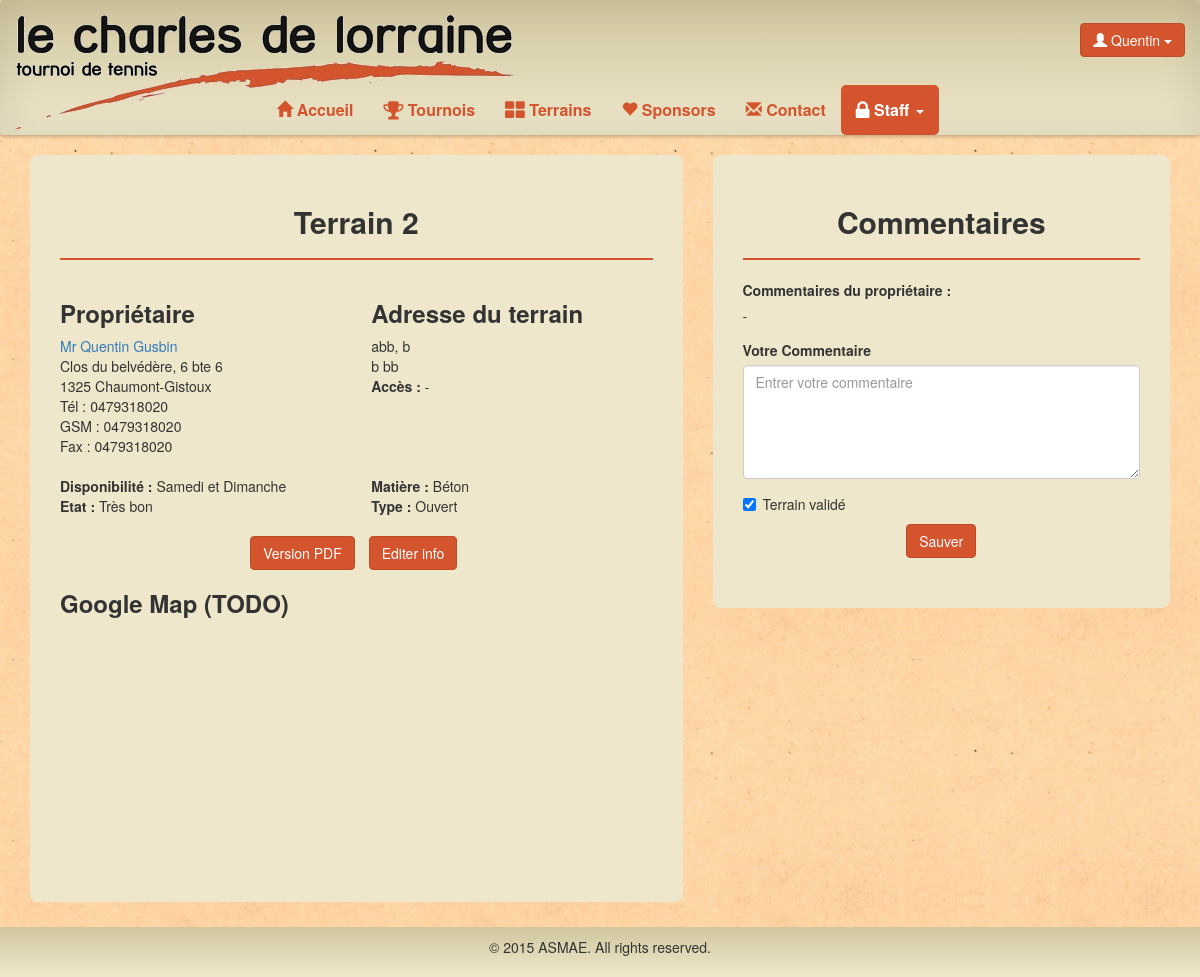
/tennis/staff/terrains/2 (signed in), run on the app's committed database.
### tennis/models.py (models this page shows, shortened)
class Court(models.Model):
	id = models.AutoField(primary_key=True, verbose_name='ID')
	rue = models.CharField(max_length=100 , verbose_name='Rue')
	numero = models.CharField(max_length=10, verbose_name='Numéro')
	boite = models.CharField(max_length=10,null=True, blank=True)
	codepostal = models.CharField(max_length=10, verbose_name='Code postal')
	localite = models.CharField(max_length=30, verbose_name='Localité')
	acces = models.TextField(null=True,blank=True)
	matiere = models.ForeignKey(CourtSurface, verbose_name='Surface')
	type = models.ForeignKey(CourtType, verbose_name='Type')
	dispoSamedi = models.BooleanField(default=False, verbose_name='Dispo samedi')
	dispoDimanche = models.BooleanField(default=False, verbose_name='Dispo dimanche')
	etat = models.ForeignKey(CourtState, verbose_name='Etat')
	commentaire = models.TextField(null=True, blank=True)
	commentaireStaff = models.TextField(null=True, blank=True)
	valide = models.BooleanField(default=False, verbose_name='Validé')
	user = models.ForeignKey(User, verbose_name='Utilisateur')
	class Meta:
		verbose_name = "Terrain"
		permissions = (
			("Court", "Manage Court"),
		)

class Participant(models.Model):
	user = models.OneToOneField(User,null=True)
	titre = models.CharField(max_length=5)
	nom = models.CharField(max_length=30)
	prenom = models.CharField(max_length=30, verbose_name="Prénom")
	rue = models.CharField(max_length=100)
	numero = models.CharField(max_length=10, verbose_name="Numéro")
	boite = models.CharField(max_length=10,null=True, blank=True)
	codepostal = models.CharField(max_length=10, verbose_name="Code postal")
	localite = models.CharField(max_length=30, verbose_name="Localité")
	telephone = models.CharField(max_length=30,null=True, blank=True, verbose_name="Téléphone")
	fax = models.CharField(max_length=30,null=True, blank=True)
	gsm = models.CharField(max_length=30,null=True)
	datenaissance = models.DateTimeField(null=True, verbose_name="Date de naissance")
	classement = models.CharField(max_length=10,null=True, blank=True)
	oldparticipant = models.BooleanField(default=False)
	isGroupLeader = models.BooleanField(default=False)
	isAccountActivated = models.BooleanField(default=True)
	class Meta:
		verbose_name = "Participant"
		permissions = (
			("User", "Manage User"),
			("Droit","Donner droit"),
		)

class CourtState(models.Model):
	nom = models.CharField(max_length=25, primary_key=True, verbose_name="Nom")
	def __str__(self):
		return self.nom
	class Meta:
		verbose_name = "Etat de court"

class CourtSurface(models.Model):
	nom = models.CharField(max_length=25, primary_key=True, verbose_name="Nom")
	def __str__(self):
		return self.nom
	class Meta:
		verbose_name = "Surface de court"

class CourtType(models.Model):
	nom = models.CharField(max_length=25, primary_key=True, verbose_name="Nom")
	def __str__(self):
		return self.nom
	class Meta:
		verbose_name = "Type de court"

### tennis/views.py (the view, shortened to what this page needs)
# urls.py: url(r'^staff/terrains/(\d+)$','validateTerrain'),
@permission_required('tennis.Court')
def validateTerrain(request, id):
	court = Court.objects.filter(id=id)[0]
	if request.user.is_authenticated():
		return render(request,'tennis/validateTerrain.html',locals())
	return redirect(reverse(home))

### tennis/templates/tennis/validateTerrain.html (shortened to what this page needs)
{% extends "tennis/staff.html" %}
{% block body %}
<div class="container">
	<div class="row">
		<div class="col-lg-7">
			<div class="content-box">
				<h2 class="center">Terrain {{ court.id }}</h2>
				<hr class="line">
				<div class="row">
					<div class="col-sm-6">
						<h3>Propriétaire</h3>
						<address>
							<a href="{% url "tennis.views.viewUser" court.user.username %}">{{ court.user.participant.titre }} {{ court.user.participant.prenom }} {{ court.user.participant.nom }}</a> <br>
							{{ court.user.participant.rue }}, {{ court.user.participant.numero }} {% if court.user.participant.boite %}
							bte {{ court.user.participant.boite }} {% endif %}<br>
							{{ court.user.participant.codepostal }} {{ court.user.participant.localite }}<br>
							Tél : {% if court.user.participant.telephone %}{{ court.user.participant.telephone }}{% else %} - {% endif %}<br>
							GSM : {% if court.user.participant.gsm %}{{ court.user.participant.gsm }}{% else %} - {% endif %} <br>
							Fax : {% if court.user.participant.fax %}{{ court.user.participant.fax }}{% else %} - {% endif %}<br>
         				 </address>
					</div>
					<div class="col-sm-6">
						<h3>Adresse du terrain</h3>
						<address>
					        {{ court.rue }}, {{ court.numero }}<br>
							{{ court.codepostal }} {{ court.localite }}<br>
							<b>Accès : </b> {% if court.acces %}{{ court.acces }}{% else %} - {% endif %} <br>
         				 </address>
					</div>
				</div>
				<div class="row">
					<div class="col-sm-6">
						<p>
							<b>Disponibilité : </b> {% if court.dispoSamedi and court.dispoDimanche %}Samedi et Dimanche{% elif court.dispoSamedi %}Samedi{% elif court.dispoDimanche %}Dimanche{% endif %} <br>
							<b>Etat : </b> {{ court.etat }}
						</p>
					</div>
					<div class="col-sm-6">
						<p>
							<b>Matière :</b> {{ court.matiere }} <br>
							<b>Type :</b> {{ court.type }}
						</p>
					</div>
				</div>
				<ul class="list-inline text-center" style="padding-top:10px">
				<li>
					<button onclick="location.href='{% url "tennis.views.terrainPDF" court.id %}';" class="btn btn-default center-block no-print">Version PDF</button>
				</li>
				<li>
					<button onClick="location.href='{% url "tennis.views.editTerrainStaff" court.id %}';" class="btn btn-default center-block no-print">Editer info</button>
				</li>
			</ul>
				<h3 >Google Map (TODO)</h3>
				<div id="map" style="height:225px;"></div>
			</div>
		</div>
		<div class="col-lg-5">
			<div class="content-box">
				<h2 class="center">Commentaires</h2>
				<hr class="line">
				<form role="form" method="post" action="{% url "tennis.views.validateTerrain" court.id %}">
			      <div class="form-group">
			      <label for="text">Commentaires du propriétaire : </label>
			      <p>{% if court.commentaire %}{{ court.commentaire }}{% else %} - {% endif %}</p>
			    </div>
			    <div class="form-group">
			      <label for="text">Votre Commentaire</label>
			      <textarea class="form-control" rows="5" name="message" placeholder="Entrer votre commentaire">{%if court.commentaireStaff %}{{ court.commentaireStaff }}{% endif %}</textarea>
			    </div>
			    <div class="checkbox ">
			      <label><input type="checkbox" name="valide" {% if court.valide %} checked {% endif %} > Terrain validé</label>
			    </div>
			    <button type="submit" class="btn btn-default center-block no-print">Sauver</button>
			  </form>
			</div>
		</div>
	</div>
</div>
{% endblock %}

### tennis/templates/tennis/base.html (shortened to what this page needs)
<!DOCTYPE html>
<html lang="fr">
<head>
    {% load static from staticfiles %}
  <link rel="stylesheet" type="text/css" href="{% static 'tennis/css/tennis.css' %}">
  <link rel="stylesheet" type="text/css" href="{% static 'tennis/css/gracket.css' %}">
  <link rel="stylesheet" href="http://maxcdn.bootstrapcdn.com/bootstrap/3.3.5/css/bootstrap.min.css">
  <link rel="stylesheet" href="https://maxcdn.bootstrapcdn.com/font-awesome/4.4.0/css/font-awesome.min.css">
</head>
<body>
      <nav class="effect6 navbar navbar-default" role="navigation">
        <div class="container-fluid">
          <div class="navbar-header" style="width:100%;">
            <a class="navbar-brand navbar-img" style="padding-bottom:70px;" href="{% url "tennis.views.home" %}"><img src="{% static 'tennis/img/logo.png' %}"></a>
            <div class="username btn-group pull-right navbar-btn">
              {% if user.is_authenticated %}
              <button class="btn btn-default dropdown-toggle" type="button" data-toggle="dropdown"><span class="glyphicon glyphicon-user" aria-hidden="true"></span> {{ user.username }}
                <span class="caret"></span></button>
              {% endif %}
            </div>
          </div>
          <div class="collapse navbar-collapse" id="bs-example-navbar-collapse-1">
            <ul class="nav navbar-nav">
              <li {% block nav-home %}{% endblock %}><a href="{% url "tennis.views.home" %}"><span class="glyphicon glyphicon-home" aria-hidden="true"></span> Accueil</a></li>
              {% if user.is_authenticated %}
              <li {% block nav-tournoi %}{% endblock %}><a href="{% url "tennis.views.tournoi" %}"><i class="fa fa-trophy fa-lg"></i> Tournois</a></li>
              <li {% block nav-terrain %}{% endblock %}><a href="{% url "tennis.views.terrain" %}"><i class="fa fa-th-large fa-lg"></i> Terrains</a></li>
              {% endif %}
              <li {% block nav-sponsors %}{% endblock %}><a href="{% url "tennis.views.sponsors" %}"><span class="glyphicon glyphicon-heart" aria-hidden="true"></span> Sponsors</a></li>
              <li {% block nav-contact %}{% endblock %}><a href="{% url "tennis.views.contact" %}"><span class="glyphicon glyphicon-envelope" aria-hidden="true"></span> Contact</a></li>
              {% if perms.auth.Pair or perms.tennis.Extra or perms.auth.User or perms.tennis.Court or perms.tennis.DoubleHommes or perms.tennis.DoubleFemmes or perms.tennis.DoubleMixte or perms.tennis.TournoiDesFamilles or  perms.auth.Droit %}
              <li {% block nav-staff %}class="dropdown"{% endblock %}><a class="dropdown-toggle" data-toggle="dropdown" href="#"><i class="fa fa-lock fa-lg"></i> Staff <span class="caret"></span></a>
              </li>
              {% endif %}
              </ul>
          </div>
        </div>
      </nav>
    <div class="demo">
      {% block body %}
     {% endblock %}
    </div>
    <div class="footer no-print" id="foot01"></div>
</body>
</html>

### tennis/static/tennis/css/tennis.css (style rules this page uses)
html { height: 100%; box-sizing: border-box; }
*, *:before, *:after { box-sizing: inherit; }
body { position: relative; margin: 0; padding-bottom: 6rem; min-height: 100%; font-family: "Helvetica Neue", Arial, sans-serif; }
body, html { background-image: url("../img/bg.jpg"); }
h1, h2, h3, h4, h5, h6 { font-weight: bold !important; }
nav { font-size: 16px; background-color: rgba(238, 231, 203, 1); background: -webkit-linear-gradient(top, rgba(209, 199, 159, 1) 0%, rgba(238, 231, 203, 1) 100%); background: linear-gradient(to bottom, rgba(209, 199, 159, 1) 0%, rgba(238, 231, 203, 1) 100%); border-bottom-width: 0px!important; border-width: 0px!important; }
.effect6 { position:relative; -webkit-box-shadow:0 1px 4px rgba(0, 0, 0, 0.3), 0 0 40px rgba(0, 0, 0, 0.1) inset; -moz-box-shadow:0 1px 4px rgba(0, 0, 0, 0.3), 0 0 40px rgba(0, 0, 0, 0.1) inset; box-shadow:0 1px 4px rgba(0, 0, 0, 0.3), 0 0 40px rgba(0, 0, 0, 0.1) inset; }
.effect6:before, .effect6:after { content:""; position:absolute; z-index:-1; -webkit-box-shadow:0 0 20px rgba(0,0,0,0.8); -moz-box-shadow:0 0 20px rgba(0,0,0,0.8); box-shadow:0 0 20px rgba(0,0,0,0.8); top:50%; bottom:0; left:10px; right:10px; -moz-border-radius:100px / 10px; border-radius:100px / 10px; }
.effect6:after { right:10px; left:auto; -webkit-transform:skew(8deg) rotate(3deg); -moz-transform:skew(8deg) rotate(3deg); -ms-transform:skew(8deg) rotate(3deg); -o-transform:skew(8deg) rotate(3deg); transform:skew(8deg) rotate(3deg); }
.navbar-default .navbar-brand { color: black !important; }
.navbar-default .navbar-nav > li > a { color: #D4542D !important; font-weight: bold; }
.navbar-default .navbar-nav > .active > a, .navbar-default .navbar-nav > .active > a:hover, .navbar-default .navbar-nav > .active > a:focus { color: white !important; background-color: #D4542D !important; border-radius: 5px; }
.username, .navbar-img { display: none !important; }
@media (min-width:768px) { .username, .navbar-img { display: inherit!important; float:right; padding-top:15px; text-align: right; } }
@media (min-width:768px) { .navbar-img { display: inherit; } }
@media (min-width:768px) { .navbar .navbar-nav { display: inline-block; float: none; vertical-align: top; } }
@media (min-width:768px) { .navbar .navbar-collapse { text-align: center; } }
.content-box { background-color: rgba(238, 231, 203, 1); border-radius: 8px; padding-top: 30px; padding-bottom: 50px; padding-right: 30px; padding-left: 30px; margin-bottom: 15px; }
.center { text-align:center; }
.btn-default { background-color: #D4542D !important; border-color: #BF4C28 !important; color:white !important; }
hr.line { border-color: #D4542D; border-width: 2px; }
textarea { resize: vertical; }
.footer { position: absolute; right: 0; bottom: 0; left: 0; padding: 1rem; background-color: rgba(238, 231, 203, 1); background: -webkit-linear-gradient(top, rgba(209, 199, 159, 1) 0%, rgba(238, 231, 203, 1) 100%); background: linear-gradient(to bottom, rgba(209, 199, 159, 1) 0%, rgba(238, 231, 203, 1) 100%); text-align: center; }

### data on the page
Court: id "2", user.participant.titre "Mr", user.participant.prenom "Quentin", user.participant.nom "Gusbin", user.participant.rue "Clos du belvédère", user.participant.numero "6", user.participant.boite "6", user.participant.codepostal "1325", user.participant.localite "Chaumont-Gistoux", user.participant.telephone "0479318020", user.participant.gsm "0479318020", user.participant.fax "0479318020", rue "abb", numero "b", codepostal "b", localite "bb", etat "Très bon", matiere "Béton", type "Ouvert", valide "☑"

### other printed values
{{ user.username }} "Quentin"
